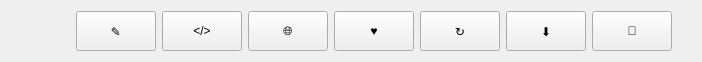
                  <widget class="QFrame" name="actionFrame">
                   <property name="minimumSize">
                    <size>
                     <width>0</width>
                     <height>62</height>
                    </size>
                   </property>
                   <property name="maximumSize">
                    <size>
                     <width>16777215</width>
                     <height>62</height>
                    </size>
                   </property>
                   <layout class="QHBoxLayout" name="horizontalLayout_Action">
                    <property name="leftMargin">
                     <number>30</number>
                    </property>
                    <property name="rightMargin">
                     <number>30</number>
                    </property>
                    <item>
                     <widget class="QFrame" name="badgesFrame">
                      <property name="frameShape">
                       <enum>QFrame::Shape::NoFrame</enum>
                      </property>
                      <layout class="QHBoxLayout" name="horizontalLayout_Badges">
                       <property name="margin" stdset="0">
                        <number>0</number>
                       </property>
                      </layout>
                     </widget>
                    </item>
                    <item>
                     <spacer name="horizontalSpacer_2">
                      <property name="orientation">
                       <enum>Qt::Orientation::Horizontal</enum>
                      </property>
                      <property name="sizeHint" stdset="0">
                       <size>
                        <width>40</width>
                        <height>20</height>
                       </size>
                      </property>
                     </spacer>
                    </item>
                    <item>
                     <widget class="QPushButton" name="btnEditMeta">
                      <property name="minimumSize">
                       <size>
                        <width>40</width>
                        <height>40</height>
                       </size>
                      </property>
                      <property name="toolTip">
                       <string>编辑元数据</string>
                      </property>
                      <property name="text">
                       <string>✎</string>
                      </property>
                     </widget>
                    </item>
                    <item>
                     <widget class="QPushButton" name="btnCopyLoraTag">
                      <property name="minimumSize">
                       <size>
                        <width>40</width>
                        <height>40</height>
                       </size>
                      </property>
                      <property name="toolTip">
                       <string>复制 LoRA 标签，例如 &lt;lora:plana:1&gt;</string>
                      </property>
                      <property name="text">
                       <string>&lt;/&gt;</string>
                      </property>
                     </widget>
                    </item>
                    <item>
                     <widget class="QPushButton" name="btnOpenUrl">
                      <property name="minimumSize">
                       <size>
                        <width>40</width>
                        <height>40</height>
                       </size>
                      </property>
                      <property name="toolTip">
                       <string>访问 Civitai</string>
                      </property>
                      <property name="text">
                       <string>🌐</string>
                      </property>
                     </widget>
                    </item>
                    <item>
                     <widget class="QPushButton" name="btnFavorite">
                      <property name="minimumSize">
                       <size>
                        <width>40</width>
                        <height>40</height>
                       </size>
                      </property>
                      <property name="toolTip">
                       <string>添加到收藏夹 (右键管理)</string>
                      </property>
                      <property name="text">
                       <string>♥</string>
                      </property>
                     </widget>
                    </item>
                    <item>
                     <widget class="QPushButton" name="btnForceUpdate">
                      <property name="minimumSize">
                       <size>
                        <width>40</width>
                        <height>40</height>
                       </size>
                      </property>
                      <property name="toolTip">
                       <string>强制更新元数据</string>
                      </property>
                      <property name="text">
                       <string>↻</string>
                      </property>
                     </widget>
                    </item>
                    <item>
                     <widget class="QPushButton" name="btnCheckModelUpdate">
                      <property name="minimumSize">
                       <size>
                        <width>40</width>
                        <height>40</height>
                       </size>
                      </property>
                      <property name="toolTip">
                       <string>检查 Civitai 新版本</string>
                      </property>
                      <property name="text">
                       <string>⬇</string>
                      </property>
                     </widget>
                    </item>
                    <item>
                     <widget class="QPushButton" name="btnShowUserGallery">
                      <property name="minimumSize">
                       <size>
                        <width>40</width>
                        <height>40</height>
                       </size>
                      </property>
                      <property name="toolTip">
                       <string>查看本地生成的返图</string>
                      </property>
                      <property name="text">
                       <string>🎨</string>
                      </property>
                     </widget>
                    </item>
                   </layout>
                  </widget>
